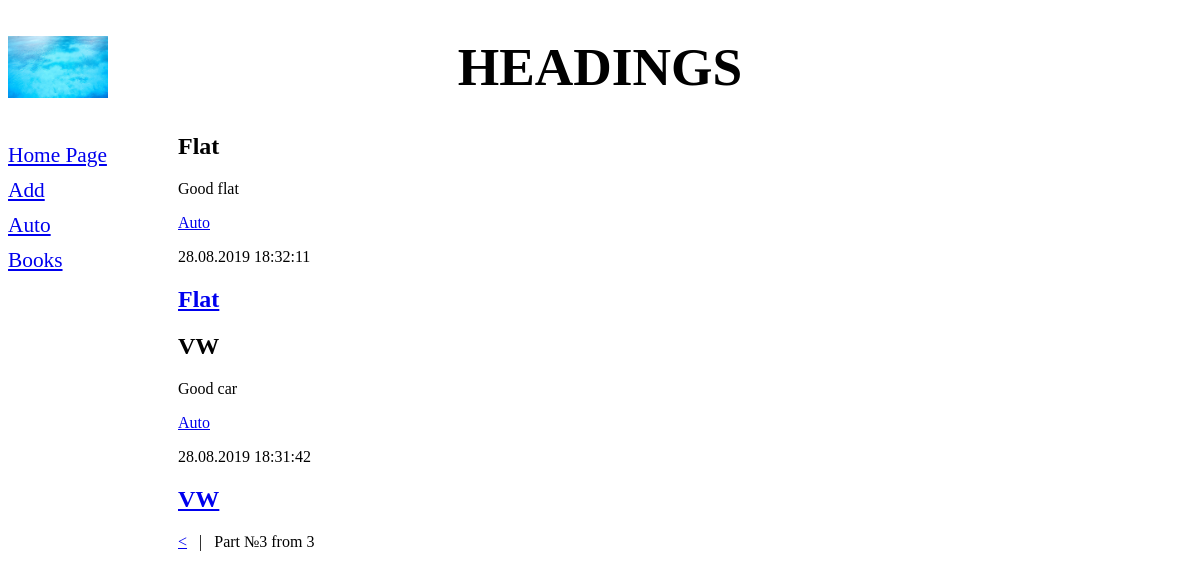
/?page=3, run on the app's committed database.
### newboard/models.py (models this page shows, shortened)
class Rubric(models.Model):
    name = models.CharField(max_length=20, db_index=True, verbose_name='title')
    class Meta:
        verbose_name_plural = 'Headings'
        verbose_name = 'Heading'
        ordering = ['name']

class Bb(models.Model):
    title = models.CharField(max_length=50, verbose_name='title')
    content = models.TextField(null=True, blank=True, verbose_name='about')
    price = models.FloatField(null=True, blank=True, verbose_name='cost')
    published = models.DateTimeField(auto_now_add=True, db_index=True, verbose_name='date published')
    rubric = models.ForeignKey('Rubric', null=True, on_delete=models.PROTECT, verbose_name='Heading')
    class Meta:
        verbose_name_plural = 'Boards'
        verbose_name = 'Board'
        ordering = ['-published']

### newboard/views.py (the view)
# urls.py: path('', index, name='index'),
def index(request):
    bbs = Bb.objects.all()
    rubrics = Rubric.objects.all()
    paginator = Paginator(bbs,5)
    if 'page' in request.GET:
        page_num = request.GET['page']
    else:
        page_num = 1
    page = paginator.get_page(page_num)
    context = {'bbs': page.object_list, 'rubrics': rubrics, 'page': page}
    return render(request, 'newboard/index.html', context)

### newboard/templates/newboard/index.html (shortened to what this page needs)
{% extends 'layout/basic.html' %}
{%block content%}
{%for bb in bbs%}
<div class="b">
    <h2>{{bb.title}}</h2>
    <p>{{bb.content}}</p>
    <p><a href="{% url 'by_rubric' bb.rubric.pk %}">{{bb.rubric.name}}</a></p>
    <p>{{bb.published|date:"d.m.Y H:i:s"}}</p>
    <h2><a href="{% url 'detail' pk=bb.pk %}">{{ bb.title }}</a></h2>
</div>
{%endfor%}
<div>
    {% if page.has_previous %}
    <a href="?page={{page.previous_page_number }}">&lt;</a>
    &nbsp;&nbsp;|&nbsp;&nbsp;
    {% endif %}
    Part №{{page.number}} from {{ page.paginator.num_pages }}
</div>
{%endblock%}

### newboard/templates/layout/basic.html (shortened to what this page needs)
{% load static %}
<!DOCTYPE html>
<html lang="en">
<head>
    <link rel="stylesheet" type="text/css" href="{% static 'newboard/style.css' %}">
</head>
<body>
    <header>
        <h1>Headings</h1>
    </header>
<nav>
    <a href="{% url 'index' %}">Home Page</a>
    <a href="{% url 'add' %}">Add</a>
    {% for rubric in rubrics %}
    <a href="{% url 'by_rubric' rubric.pk %}">{{rubric.name}}</a>
    {%endfor%}
</nav>
<section>
    {%block content%}  {%endblock%}
</section>
</body>
</html>

### static/newboard/style.css (style rules this page uses)
header h1 { font-size: 40pt; text-transform: uppercase; text-align: center; background: url('bg.jpg') left / auto 100% no-repeat; }
nav { font-size: 16pt; width: 150px; float: left; }
nav a { display: block; margin: 10px 0px; }
section { margin-left: 170px; }

### data on the page
Rubric: name "Auto"
Rubric: name "Books"
Bb: title "Flat", content "Good flat", rubric.name "Auto", published "28.08.2019 18:32:11"
Bb: title "VW", content "Good car", rubric.name "Auto", published "28.08.2019 18:31:42"

### other printed values
{{ page.number }} "3"
{{ page.paginator.num_pages }} "3"
